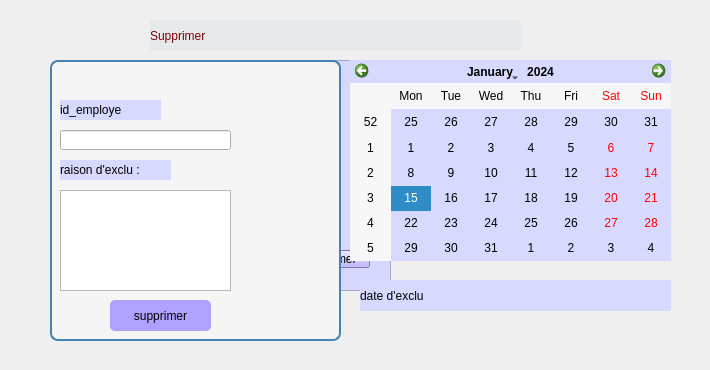
      <widget class="QWidget" name="tab_17">
       <attribute name="title">
        <string>supprimer</string>
       </attribute>
       <widget class="QTableWidget" name="tableWidget_8">
        <property name="geometry">
         <rect>
          <x>80</x>
          <y>60</y>
          <width>311</width>
          <height>231</height>
         </rect>
        </property>
        <property name="styleSheet">
         <string notr="true">background-color: rgb(215, 216, 254);</string>
        </property>
       </widget>
       <widget class="QLabel" name="label_82">
        <property name="geometry">
         <rect>
          <x>100</x>
          <y>90</y>
          <width>81</width>
          <height>20</height>
         </rect>
        </property>
        <property name="minimumSize">
         <size>
          <width>0</width>
          <height>20</height>
         </size>
        </property>
        <property name="styleSheet">
         <string notr="true">font: italic 9pt &quot;Segoe UI&quot;;
background-color: rgb(216, 217, 255);
font: 8pt &quot;Segoe UI&quot;;
color: rgb(0, 0, 0);
font: 700 9pt &quot;Segoe UI&quot;;
</string>
        </property>
        <property name="text">
         <string>id_employe</string>
        </property>
       </widget>
       <widget class="QLineEdit" name="lineEdit_26">
        <property name="geometry">
         <rect>
          <x>170</x>
          <y>90</y>
          <width>171</width>
          <height>20</height>
         </rect>
        </property>
       </widget>
       <widget class="QLabel" name="label_83">
        <property name="geometry">
         <rect>
          <x>90</x>
          <y>130</y>
          <width>81</width>
          <height>20</height>
         </rect>
        </property>
        <property name="minimumSize">
         <size>
          <width>0</width>
          <height>20</height>
         </size>
        </property>
        <property name="styleSheet">
         <string notr="true">font: italic 9pt &quot;Segoe UI&quot;;
background-color: rgb(216, 217, 255);
font: 8pt &quot;Segoe UI&quot;;
color: rgb(0, 0, 0);
font: 700 9pt &quot;Segoe UI&quot;;
</string>
        </property>
        <property name="text">
         <string>raison d'exclu :</string>
        </property>
       </widget>
       <widget class="QTextEdit" name="textEdit_2">
        <property name="geometry">
         <rect>
          <x>170</x>
          <y>130</y>
          <width>171</width>
          <height>101</height>
         </rect>
        </property>
       </widget>
       <widget class="QPushButton" name="pushButton_29">
        <property name="geometry">
         <rect>
          <x>290</x>
          <y>250</y>
          <width>80</width>
          <height>18</height>
         </rect>
        </property>
        <property name="styleSheet">
         <string notr="true">font: 700 italic 9pt &quot;Segoe UI&quot;;
background-color:rgb(175, 161, 255);
color: rgb(0, 0, 0);
</string>
        </property>
        <property name="text">
         <string>supprimer</string>
        </property>
       </widget>
       <widget class="QCalendarWidget" name="calendarWidget">
        <property name="geometry">
         <rect>
          <x>350</x>
          <y>60</y>
          <width>321</width>
          <height>201</height>
         </rect>
        </property>
        <property name="styleSheet">
         <string notr="true">color: rgb(0, 0, 0);
background-color: rgb(216, 217, 255);</string>
        </property>
       </widget>
       <widget class="QLabel" name="label_84">
        <property name="geometry">
         <rect>
          <x>410</x>
          <y>70</y>
          <width>231</width>
          <height>31</height>
         </rect>
        </property>
        <property name="minimumSize">
         <size>
          <width>0</width>
          <height>20</height>
         </size>
        </property>
        <property name="styleSheet">
         <string notr="true">font: italic 9pt &quot;Segoe UI&quot;;
background-color: rgb(216, 217, 255);
font: 8pt &quot;Segoe UI&quot;;
color: rgb(0, 0, 0);
font: 700 9pt &quot;Segoe UI&quot;;
</string>
        </property>
        <property name="text">
         <string>date d'exclu</string>
        </property>
       </widget>
       <widget class="QLabel" name="label_9">
        <property name="geometry">
         <rect>
          <x>0</x>
          <y>0</y>
          <width>701</width>
          <height>361</height>
         </rect>
        </property>
        <property name="text">
         <string/>
        </property>
        <property name="pixmap">
         <pixmap>../../../Downloads/c9d03170-aced-4d4f-8414-d7da4814c40d.jpg</pixmap>
        </property>
       </widget>
       <widget class="QLabel" name="label_150">
        <property name="geometry">
         <rect>
          <x>360</x>
          <y>280</y>
          <width>311</width>
          <height>31</height>
         </rect>
        </property>
        <property name="minimumSize">
         <size>
          <width>0</width>
          <height>20</height>
         </size>
        </property>
        <property name="styleSheet">
         <string notr="true">font: italic 9pt &quot;Segoe UI&quot;;
background-color: rgb(216, 217, 255);
font: 8pt &quot;Segoe UI&quot;;
color: rgb(0, 0, 0);
font: 700 9pt &quot;Segoe UI&quot;;
</string>
        </property>
        <property name="text">
         <string>date d'exclu</string>
        </property>
       </widget>
       <widget class="QLabel" name="label_136">
        <property name="geometry">
         <rect>
          <x>150</x>
          <y>20</y>
          <width>371</width>
          <height>31</height>
         </rect>
        </property>
        <property name="styleSheet">
         <string notr="true">QLabel {
	background-color: rgb(230, 234, 237);
	font: 700 18pt &quot;Segoe UI&quot;;
    color: #800000; /* dark red like your other slides */
    font-family: &quot;Georgia&quot;;
}
</string>
        </property>
        <property name="text">
         <string>Supprimer</string>
        </property>
       </widget>
       <widget class="QGroupBox" name="groupBox_6">
        <property name="geometry">
         <rect>
          <x>50</x>
          <y>50</y>
          <width>291</width>
          <height>291</height>
         </rect>
        </property>
        <property name="styleSheet">
         <string notr="true">QGroupBox {
	font: 9pt &quot;Segoe UI&quot;;
	font: 900 12pt &quot;Segoe UI&quot;;
    background-color: #f5f5f5;
    border: 2px solid #4682B4;
    border-radius: 8px;
    margin-top: 10px;
}
QPushButton {
    background-color: #4682B4;
    color: white;
    border-radius: 5px;
    padding: 5px;
}
QPushButton:hover {
    background-color: #5A9BD5;
}</string>
        </property>
        <property name="title">
         <string/>
        </property>
        <widget class="QLabel" name="label_87">
         <property name="geometry">
          <rect>
           <x>10</x>
           <y>50</y>
           <width>101</width>
           <height>20</height>
          </rect>
         </property>
         <property name="minimumSize">
          <size>
           <width>0</width>
           <height>20</height>
          </size>
         </property>
         <property name="styleSheet">
          <string notr="true">font: italic 9pt &quot;Segoe UI&quot;;
background-color: rgb(216, 217, 255);
font: 8pt &quot;Segoe UI&quot;;
color: rgb(0, 0, 0);
font: 700 9pt &quot;Segoe UI&quot;;
</string>
         </property>
         <property name="text">
          <string>id_employe</string>
         </property>
        </widget>
        <widget class="QLineEdit" name="id_supp_employe">
         <property name="geometry">
          <rect>
           <x>10</x>
           <y>80</y>
           <width>171</width>
           <height>20</height>
          </rect>
         </property>
        </widget>
        <widget class="QLabel" name="label_149">
         <property name="geometry">
          <rect>
           <x>10</x>
           <y>110</y>
           <width>111</width>
           <height>20</height>
          </rect>
         </property>
         <property name="minimumSize">
          <size>
           <width>0</width>
           <height>20</height>
          </size>
         </property>
         <property name="styleSheet">
          <string notr="true">font: italic 9pt &quot;Segoe UI&quot;;
background-color: rgb(216, 217, 255);
font: 8pt &quot;Segoe UI&quot;;
color: rgb(0, 0, 0);
font: 700 9pt &quot;Segoe UI&quot;;
</string>
         </property>
         <property name="text">
          <string>raison d'exclu :</string>
         </property>
        </widget>
        <widget class="QTextEdit" name="textEdit_10">
         <property name="geometry">
          <rect>
           <x>10</x>
           <y>140</y>
           <width>171</width>
           <height>101</height>
          </rect>
         </property>
        </widget>
        <widget class="QPushButton" name="supprimer_employe">
         <property name="geometry">
          <rect>
           <x>60</x>
           <y>250</y>
           <width>101</width>
           <height>31</height>
          </rect>
         </property>
         <property name="styleSheet">
          <string notr="true">font: 700 italic 9pt &quot;Segoe UI&quot;;
background-color:rgb(175, 161, 255);
color: rgb(0, 0, 0);
</string>
         </property>
         <property name="text">
          <string>supprimer</string>
         </property>
        </widget>
       </widget>
       <zorder>tableWidget_8</zorder>
       <zorder>label_82</zorder>
       <zorder>lineEdit_26</zorder>
       <zorder>label_83</zorder>
       <zorder>textEdit_2</zorder>
       <zorder>pushButton_29</zorder>
       <zorder>label_84</zorder>
       <zorder>label_9</zorder>
       <zorder>calendarWidget</zorder>
       <zorder>label_150</zorder>
       <zorder>label_136</zorder>
       <zorder>groupBox_6</zorder>
      </widget>
